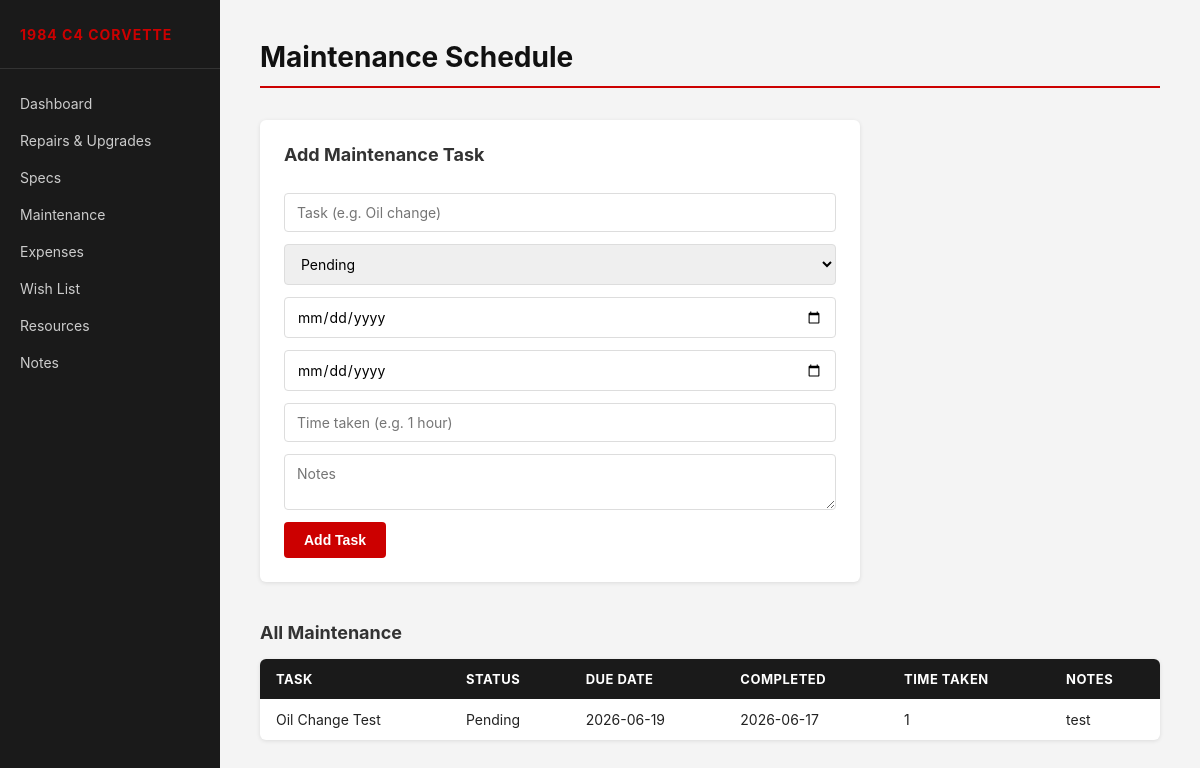
/maintenance, run on an earlier commit of the app's database.
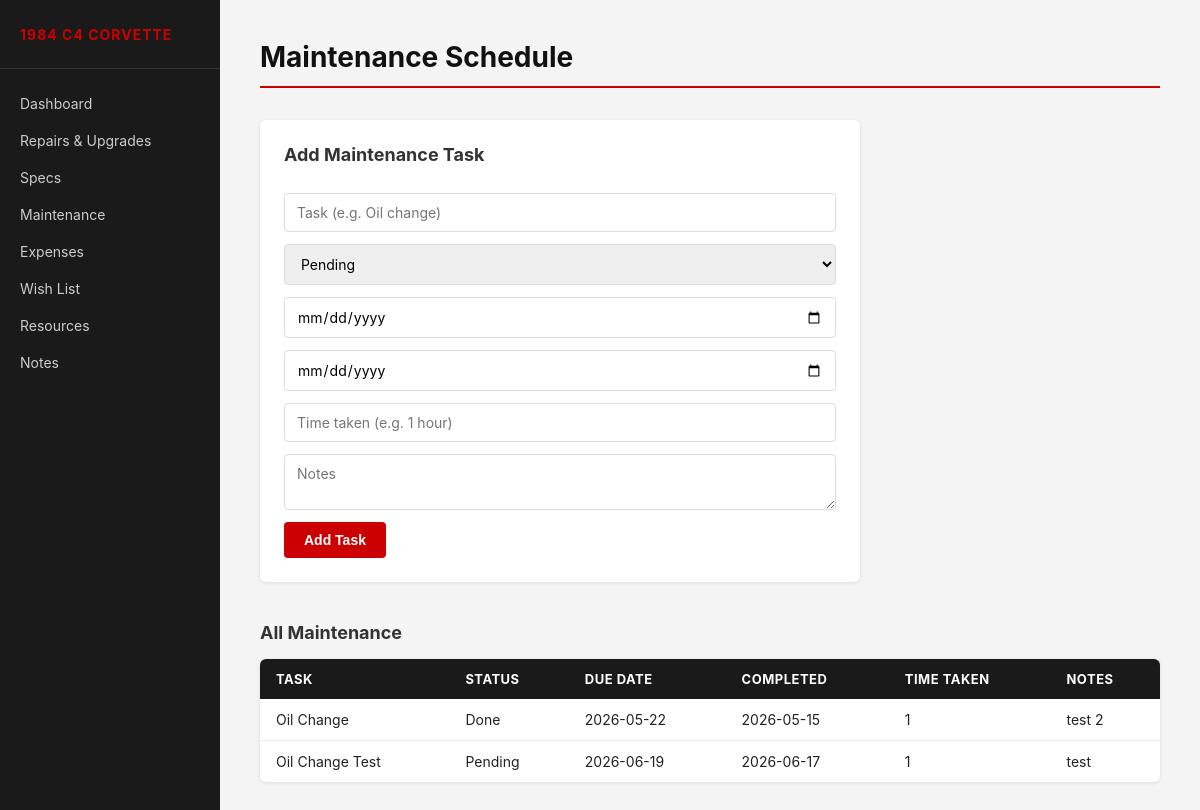
And on a later commit of the database.
### tables this page shows
CREATE TABLE maintenance (
            id INTEGER PRIMARY KEY AUTOINCREMENT,
            task TEXT NOT NULL,
            status TEXT DEFAULT 'Pending',
            due_date TEXT,
            completed_date TEXT,
            time_taken TEXT,
            notes TEXT
        );

### app.py (the view)
@app.route("/maintenance")
def maintenance():
    db = get_db()
    tasks = db.execute("SELECT * FROM maintenance ORDER BY due_date").fetchall()
    db.close()
    return render_template("maintenance.html", tasks=tasks)

### app.py (called while the page is built)
def get_db():
    conn = sqlite3.connect(DATABASE)
    conn.row_factory = sqlite3.Row
    return conn

### templates/maintenance.html (shortened to what this page needs)
{% extends "base.html" %}
{% block page_title %}Maintenance Schedule{% endblock %}
{% block content %}
<form action="/maintenance/add" method="POST" class="entry-form">
    <h2>Add Maintenance Task</h2>
    <input type="text" name="task" placeholder="Task (e.g. Oil change)" required>
    <select name="status">
        <option value="Pending">Pending</option>
    </select>
    <input type="date" name="due_date">
    <input type="date" name="completed_date">
    <input type="text" name="time_taken" placeholder="Time taken (e.g. 1 hour)">
    <textarea name="notes" placeholder="Notes"></textarea>
    <button type="submit">Add Task</button>
</form>
<h2>All Maintenance</h2>
{% if tasks %}
<table>
    <thead>
        <tr>
            <th>Task</th>
            <th>Status</th>
            <th>Due Date</th>
            <th>Completed</th>
            <th>Time Taken</th>
            <th>Notes</th>
        </tr>
    </thead>
    <tbody>
        {% for task in tasks %}
        <tr>
            <td>{{ task.task }}</td>
            <td>{{ task.status }}</td>
            <td>{{ task.due_date or "—" }}</td>
            <td>{{ task.completed_date or "—" }}</td>
            <td>{{ task.time_taken or "—" }}</td>
            <td>{{ task.notes or "—" }}</td>
        </tr>
        {% endfor %}
    </tbody>
</table>
{% else %}
<p>No maintenance tasks yet.</p>
{% endif %}
{% endblock %}

What changed in the data, as far as the page shows it:
added maintenance: task "Oil Change", status "Done", due_date "2026-05-22", completed_date "2026-05-15", time_taken "1", notes "test 2"
